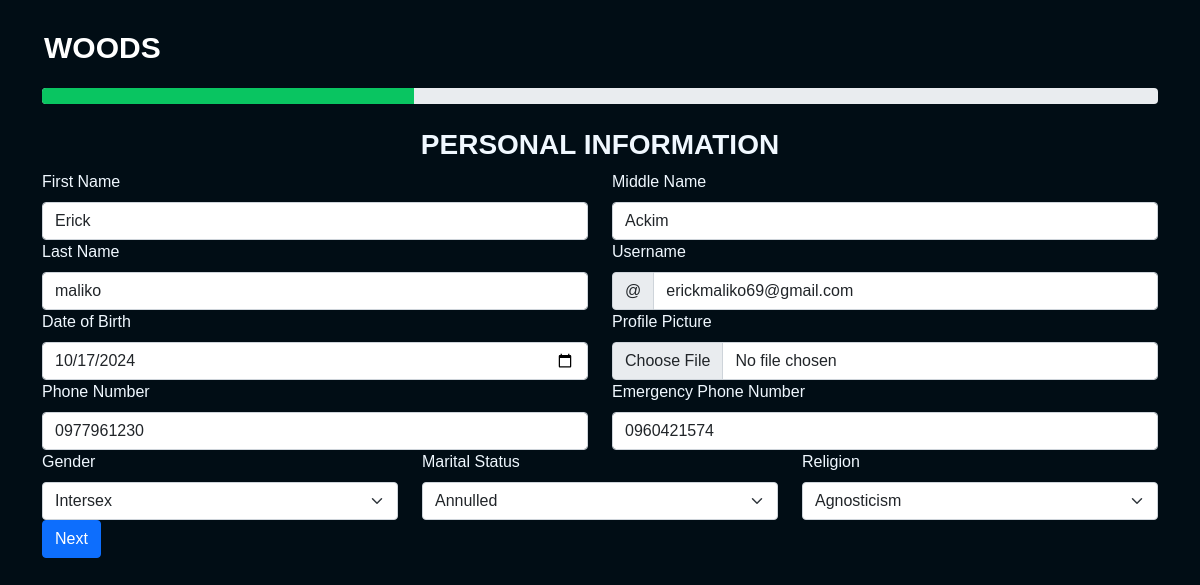
/student_profile.php?success=1, run on an earlier commit of the app's database.
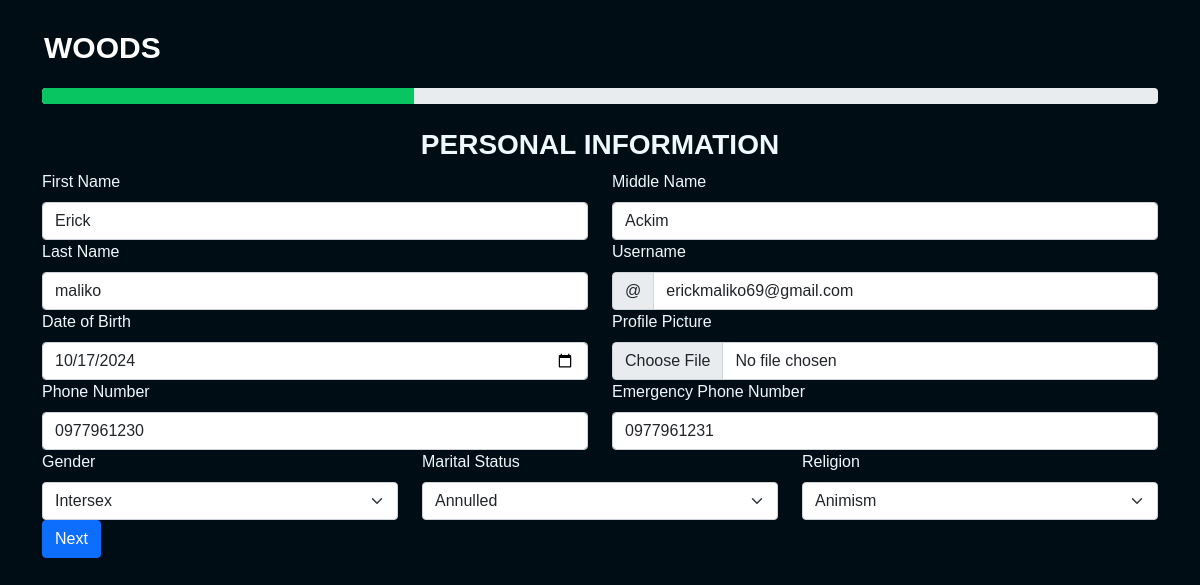
And on a later commit of the database.
### tables this page shows
CREATE TABLE `student_details_table` (
  `student_id` int(11) NOT NULL AUTO_INCREMENT,
  `first_name` varchar(50) NOT NULL,
  `middle_name` varchar(50) DEFAULT NULL,
  `last_name` varchar(50) NOT NULL,
  `username` varchar(50) NOT NULL,
  `date_of_birth` date NOT NULL,
  `profile_picture` varchar(255) DEFAULT NULL,
  `phone_number` varchar(15) NOT NULL,
  `emergency_phone` varchar(15) NOT NULL,
  `gender` int(10) NOT NULL,
  `marital_status` int(20) DEFAULT NULL,
  `religion` int(30) DEFAULT NULL,
  `program_id` int(11) NOT NULL,
  `certification_type` int(50) NOT NULL,
  `intake_type` int(20) NOT NULL,
  PRIMARY KEY (`student_id`),
  UNIQUE KEY `username` (`username`),
  KEY `program_id` (`program_id`),
  KEY `fk_gender` (`gender`),
  KEY `fk_marital_status` (`marital_status`),
  KEY `fk_religion` (`religion`),
  KEY `fk_certification_type` (`certification_type`),
  KEY `fk_intake_type` (`intake_type`),
  CONSTRAINT `fk_certification_type` FOREIGN KEY (`certification_type`) REFERENCES `certifications` (`certification_id`),
  CONSTRAINT `fk_gender` FOREIGN KEY (`gender`) REFERENCES `gender` (`gender_id`),
  CONSTRAINT `fk_intake_type` FOREIGN KEY (`intake_type`) REFERENCES `intake` (`intake_id`),
  CONSTRAINT `fk_marital_status` FOREIGN KEY (`marital_status`) REFERENCES `maritalstatus` (`status_id`),
  CONSTRAINT `fk_religion` FOREIGN KEY (`religion`) REFERENCES `religion` (`religion_id`),
  CONSTRAINT `student_details_table_ibfk_1` FOREIGN KEY (`program_id`) REFERENCES `programs` (`program_id`) ON DELETE CASCADE
);

CREATE TABLE `religion` (
  `religion_id` int(11) NOT NULL AUTO_INCREMENT,
  `religion_name` varchar(50) NOT NULL,
  PRIMARY KEY (`religion_id`)
);

CREATE TABLE `gender` (
  `gender_id` int(11) NOT NULL AUTO_INCREMENT,
  `gender_name` varchar(50) NOT NULL,
  PRIMARY KEY (`gender_id`)
);

CREATE TABLE `maritalstatus` (
  `status_id` int(11) NOT NULL AUTO_INCREMENT,
  `status_name` varchar(50) NOT NULL,
  PRIMARY KEY (`status_id`)
);

### student_profile.php (the view, shortened to what the changed rows need)
<?php
$servername = "localhost";
$username = "root";
$password = "";
$dbname = "woods";
$conn = new mysqli($servername, $username, $password, $dbname);
$student_id = $_SESSION['student_id'] ?? 15;
$options = [
    'certifications' => "SELECT certification_id, certification_name FROM certifications",
    'intakes' => "SELECT intake_id, intake_name FROM intake",
    'genders' => "SELECT gender_id, gender_name FROM gender",
    'marital_statuses' => "SELECT status_id, status_name FROM maritalStatus",
    'religions' => "SELECT religion_id, religion_name FROM religion",
    'nationalities' => "SELECT nationality_id, nationality_name FROM nationality",
    'qualification_levels' => "SELECT level_id, level_name FROM qualificationLevel"
];
foreach ($options as $key => $sql) {
    $result = $conn->query($sql);
}
$stmt = $conn->prepare("SELECT * FROM student_details_table WHERE student_id = ?");
$stmt->bind_param("i", $student_id);
$stmt->execute();
$student_result = $stmt->get_result();
$student = $student_result->fetch_assoc();
?>
<!DOCTYPE html>
<html lang="en">
<head>
    <link rel="stylesheet" href="https://cdn.jsdelivr.net/npm/bootstrap@5.1.3/dist/css/bootstrap.min.css">
    <link rel="stylesheet" href="https://cdnjs.cloudflare.com/ajax/libs/font-awesome/5.15.4/css/all.min.css">
    <link rel="stylesheet" href="Resources/staff_registration.css?v=<?php echo time(); ?>">
</head>
<body>
<section class="container mt-2">
    <div class="row">
        <div class="col-md-12">
            <form class="needs-validation" id="multi-step-form" action="process_update.php" method="POST" enctype="multipart/form-data" novalidate>
                <div id="section-1" class="form-section active">
                    <div class="row">
                        <div class="col-md-6 position-relative">
                            <label for="first_name" class="form-label">First Name</label>
                            <input type="text" class="form-control" id="first_name" name="first_name" value="<?= htmlspecialchars($student['first_name'] ?? '') ?>" required>
                        </div>
                        <div class="col-md-6 position-relative">
                            <label for="middle_name" class="form-label">Middle Name</label>
                            <input type="text" class="form-control" id="middle_name" name="middle_name" value="<?= htmlspecialchars($student['middle_name'] ?? '') ?>">
                        </div>
                        <div class="col-md-6 position-relative">
                            <label for="last_name" class="form-label">Last Name</label>
                            <input type="text" class="form-control" id="last_name" name="last_name" value="<?= htmlspecialchars($student['last_name'] ?? '') ?>" required>
                        </div>
                        <div class="col-md-6 position-relative">
                            <div class="input-group has-validation">
                                <span class="input-group-text" id="validationTooltipUsernamePrepend">@</span>
                                <input type="text" class="form-control" id="validationTooltipUsername" name="username" value="<?= htmlspecialchars($student['username'] ?? '') ?>" required>
                            </div>
                        </div>
                        <div class="col-md-6 position-relative">
                            <label for="date_of_birth" class="form-label">Date of Birth</label>
                            <input type="date" class="form-control" id="date_of_birth" name="date_of_birth" value="<?= htmlspecialchars($student['date_of_birth'] ?? '') ?>" required>
                        </div>
                        <div class="col-md-6 position-relative">
                            <label for="profile_picture" class="form-label">Profile Picture</label>
                            <input type="file" class="form-control" id="profile_picture" name="profile_picture" accept="image/*" <?= empty($student['profile_picture']) ? 'required' : '' ?>>
                        </div>
                        <div class="col-md-6 position-relative">
                            <label for="phone_number" class="form-label">Phone Number</label>
                            <input type="text" class="form-control" id="phone_number" name="phone_number" value="<?= htmlspecialchars($student['phone_number'] ?? '') ?>" pattern="\d{10,15}" title="Please enter a valid phone number (10-15 digits)." required>
                        </div>
                        <div class="col-md-6 position-relative">
                            <label for="emergency_phone" class="form-label">Emergency Phone Number</label>
                            <input type="text" class="form-control" id="emergency_phone" name="emergency_phone" value="<?= htmlspecialchars($student['emergency_phone'] ?? '') ?>" pattern="\d{10,15}" title="Please enter a valid phone number (10-15 digits)." required>
                        </div>
                        <div class="col-md-4 position-relative">
                            <label for="gender" class="form-label">Gender</label>
                            <select class="form-select" id="gender" name="gender" required>
                                <?php foreach ($genders as $gender) {
                                    echo "<option value='" . $gender['gender_id'] . "'" . ($student['gender'] == $gender['gender_id'] ? ' selected' : '') . ">" . $gender['gender_name'] . "</option>";
                                } ?>
                            </select>
                        </div>
                        <div class="col-md-4 position-relative">
                            <label for="marital_status" class="form-label">Marital Status</label>
                            <select id="marital_status" name="marital_status" class="form-select" required>
                                <?php foreach ($marital_statuses as $status) {
                                    echo "<option value='" . $status['status_id'] . "'" . ($student['marital_status'] == $status['status_id'] ? ' selected' : '') . ">" . $status['status_name'] . "</option>";
                                } ?>
                            </select>
                        </div>
                        <div class="col-md-4 position-relative">
                            <label for="religion" class="form-label">Religion</label>
                            <select id="religion" name="religion" class="form-select" required>
                                <?php foreach ($religions as $religion) {
                                    echo "<option value='" . $religion['religion_id'] . "'" . ($student['religion'] == $religion['religion_id'] ? ' selected' : '') . ">" . $religion['religion_name'] . "</option>";
                                } ?>
                            </select>
                        </div>
                    </div>
                </div>
            </form>
        </div>
    </div>
</section>
</body>
</html>

What changed in the data, as far as the page shows it:
changed student_details_table "Erick": emergency_phone "0960421574" → "0977961231"; religion "Agnosticism" → "Animism"
